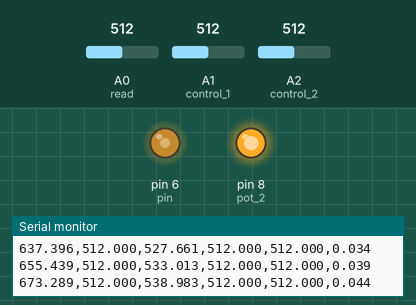
Bench run of a sketch on a simulated Arduino Uno, built with avr-gcc and run on an emulated ATmega328P. Shown: output pins drawn as LEDs (lit = HIGH), the last lines printed to the serial monitor. The test bench sets the inputs (shaded band); at power-on: A0 (read) = 512, A1 (control_1) = 512, A2 (control_2) = 512. At 5.0 s the program stops and its outputs stay as they are.

Above: at 2.05 s.
At 2.45 s:
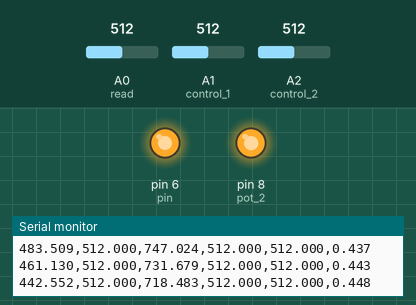
At 2.85 s:
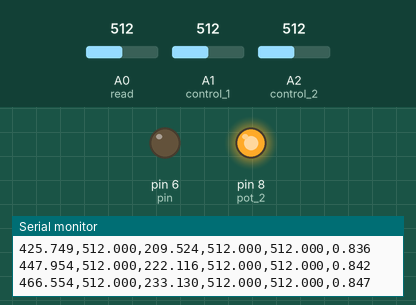
Timing chart, 0 to 5.0 s (numbered marks = the images above):
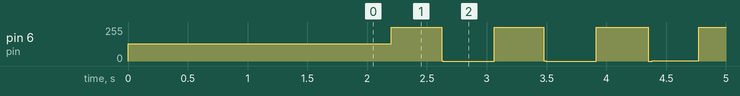

The sketch:

rc_filter_pwm_generator.ino
```cpp
int pin=6; // pin for RC circuit
int pot_2=8;
int read=A0;
int control_1=A1;
int control_2=A2;
float vc_present;
float vc_lasttime;
float v_input;
float t_present;
float t_last;
float tau=0.1;
float omega_1=10.0;
float omega_2=10.0;
float initial_omega=omega_1;
float dt=0;
float t_initial;
void setup() {
  Serial.begin(115200);
  pinMode(pin, OUTPUT);
  pinMode(pot_2, OUTPUT);
  digitalWrite(pot_2, HIGH);
  analogWrite(pin, 128);
  delay(2000);
  vc_lasttime=1023/2.0;
  v_input=1023/2.0;
  t_last=millis()/1000.0;
  t_initial=t_last;
}

void loop() {
  t_present=float(millis())/1000.0;
  float v_read_c=analogRead(read);
  dt=t_present-t_last;
  vc_present=vc_lasttime + (v_input - vc_lasttime) * (1-exp( - dt / tau));
  //derive new omega
  float x_1 = analogRead(control_1);
  omega_1 = initial_omega * (x_1/700.0);
  float x_2=analogRead(control_2);
  omega_2=initial_omega*(x_2/700.0);
  v_input = (1023 * (2.5 * ( 1+ 0.5 * sin(omega_1 * (t_present-t_initial))+ 0.5 * sin(omega_2 * (t_present - t_initial)))/5.0));
  analogWrite(6, v_input/4.0);
  t_last=t_present;
  vc_lasttime=vc_present;
  Serial.print(v_input,3);
  Serial.print(",");
  Serial.print(v_read_c,3);
  Serial.print(",");
  Serial.print(vc_present,3);
  Serial.print(",");
  Serial.print(x_1,3);
  Serial.print(",");
  Serial.print(x_2,3);
  Serial.print(",");
  Serial.println(t_present-t_initial,3);
  delay(1);
  if(t_present-t_initial>3)
  {
    while(true)
    {

    }
  }

}
```
